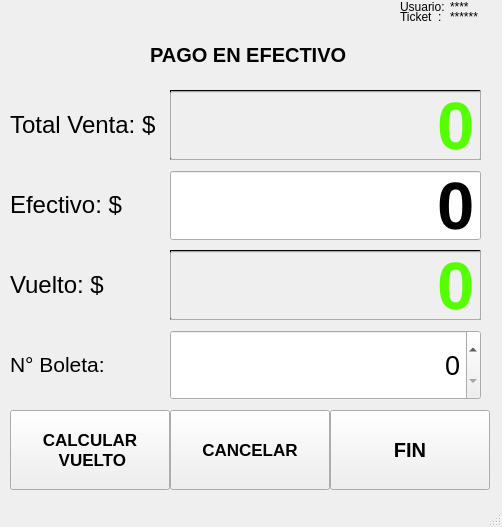
<?xml version="1.0" encoding="UTF-8"?>
<ui version="4.0">
 <class>pagoEfectivo</class>
 <widget class="QMainWindow" name="pagoEfectivo">
  <property name="windowModality">
   <enum>Qt::ApplicationModal</enum>
  </property>
  <property name="geometry">
   <rect>
    <x>0</x>
    <y>0</y>
    <width>502</width>
    <height>527</height>
   </rect>
  </property>
  <property name="maximumSize">
   <size>
    <width>502</width>
    <height>527</height>
   </size>
  </property>
  <property name="contextMenuPolicy">
   <enum>Qt::NoContextMenu</enum>
  </property>
  <property name="acceptDrops">
   <bool>false</bool>
  </property>
  <property name="windowTitle">
   <string>Pago en Efectivo</string>
  </property>
  <property name="toolButtonStyle">
   <enum>Qt::ToolButtonTextOnly</enum>
  </property>
  <widget class="QWidget" name="centralwidget">
   <widget class="QLabel" name="label">
    <property name="geometry">
     <rect>
      <x>10</x>
      <y>90</y>
      <width>150</width>
      <height>70</height>
     </rect>
    </property>
    <property name="text">
     <string>&lt;html&gt;&lt;head/&gt;&lt;body&gt;&lt;p&gt;&lt;span style=&quot; font-size:18pt;&quot;&gt;Total Venta: $&lt;/span&gt;&lt;/p&gt;&lt;/body&gt;&lt;/html&gt;</string>
    </property>
   </widget>
   <widget class="QLabel" name="label_2">
    <property name="geometry">
     <rect>
      <x>10</x>
      <y>170</y>
      <width>161</width>
      <height>70</height>
     </rect>
    </property>
    <property name="text">
     <string>&lt;html&gt;&lt;head/&gt;&lt;body&gt;&lt;p&gt;&lt;span style=&quot; font-size:18pt;&quot;&gt;Efectivo:      $&lt;/span&gt;&lt;/p&gt;&lt;/body&gt;&lt;/html&gt;</string>
    </property>
   </widget>
   <widget class="QPushButton" name="btnCancelar">
    <property name="geometry">
     <rect>
      <x>170</x>
      <y>410</y>
      <width>160</width>
      <height>80</height>
     </rect>
    </property>
    <property name="font">
     <font>
      <pointsize>13</pointsize>
      <weight>75</weight>
      <bold>true</bold>
     </font>
    </property>
    <property name="toolTip">
     <string>&lt;!DOCTYPE HTML PUBLIC &quot;-//W3C//DTD HTML 4.0//EN&quot; &quot;http://www.w3.org/TR/REC-html40/strict.dtd&quot;&gt;
&lt;html&gt;&lt;head&gt;&lt;meta name=&quot;qrichtext&quot; content=&quot;1&quot; /&gt;&lt;style type=&quot;text/css&quot;&gt;
p, li { white-space: pre-wrap; }
&lt;/style&gt;&lt;/head&gt;&lt;body style=&quot; font-family:'MS Shell Dlg 2'; font-size:13pt; font-weight:600; font-style:normal;&quot;&gt;
&lt;p align=&quot;center&quot; style=&quot; margin-top:12px; margin-bottom:12px; margin-left:0px; margin-right:0px; -qt-block-indent:0; text-indent:0px;&quot;&gt;Permite cancelar la venta y volver al POS&lt;/p&gt;&lt;/body&gt;&lt;/html&gt;</string>
    </property>
    <property name="text">
     <string>CANCELAR</string>
    </property>
    <property name="icon">
     <iconset>
      <normaloff>../icon/error.png</normaloff>../icon/error.png</iconset>
    </property>
    <property name="iconSize">
     <size>
      <width>50</width>
      <height>50</height>
     </size>
    </property>
   </widget>
   <widget class="QPushButton" name="btnAceptar">
    <property name="geometry">
     <rect>
      <x>10</x>
      <y>410</y>
      <width>160</width>
      <height>80</height>
     </rect>
    </property>
    <property name="font">
     <font>
      <family>MS Shell Dlg 2</family>
      <pointsize>13</pointsize>
      <weight>75</weight>
      <italic>false</italic>
      <bold>true</bold>
      <underline>false</underline>
      <strikeout>false</strikeout>
     </font>
    </property>
    <property name="toolTip">
     <string>&lt;!DOCTYPE HTML PUBLIC &quot;-//W3C//DTD HTML 4.0//EN&quot; &quot;http://www.w3.org/TR/REC-html40/strict.dtd&quot;&gt;
&lt;html&gt;&lt;head&gt;&lt;meta name=&quot;qrichtext&quot; content=&quot;1&quot; /&gt;&lt;style type=&quot;text/css&quot;&gt;
p, li { white-space: pre-wrap; }
&lt;/style&gt;&lt;/head&gt;&lt;body style=&quot; font-family:'MS Shell Dlg 2'; font-size:13pt; font-weight:600; font-style:normal;&quot;&gt;
&lt;p align=&quot;center&quot; style=&quot; margin-top:12px; margin-bottom:12px; margin-left:0px; margin-right:0px; -qt-block-indent:0; text-indent:0px;&quot;&gt;Calcula el vuelto que debe entregar a cliente&lt;/p&gt;&lt;/body&gt;&lt;/html&gt;</string>
    </property>
    <property name="whatsThis">
     <string>&lt;html&gt;&lt;head/&gt;&lt;body&gt;&lt;p&gt;&lt;br/&gt;&lt;/p&gt;&lt;/body&gt;&lt;/html&gt;</string>
    </property>
    <property name="layoutDirection">
     <enum>Qt::LeftToRight</enum>
    </property>
    <property name="inputMethodHints">
     <set>Qt::ImhHiddenText</set>
    </property>
    <property name="text">
     <string>CALCULAR 
 VUELTO</string>
    </property>
    <property name="icon">
     <iconset>
      <normaloff>../icon/next.png</normaloff>../icon/next.png</iconset>
    </property>
    <property name="iconSize">
     <size>
      <width>50</width>
      <height>50</height>
     </size>
    </property>
    <property name="autoDefault">
     <bool>false</bool>
    </property>
    <property name="default">
     <bool>false</bool>
    </property>
   </widget>
   <widget class="QLCDNumber" name="lcdVuelto">
    <property name="geometry">
     <rect>
      <x>170</x>
      <y>250</y>
      <width>311</width>
      <height>70</height>
     </rect>
    </property>
    <property name="palette">
     <palette>
      <active>
       <colorrole role="WindowText">
        <brush brushstyle="SolidPattern">
         <color alpha="255">
          <red>0</red>
          <green>255</green>
          <blue>0</blue>
         </color>
        </brush>
       </colorrole>
       <colorrole role="Light">
        <brush brushstyle="SolidPattern">
         <color alpha="255">
          <red>0</red>
          <green>0</green>
          <blue>0</blue>
         </color>
        </brush>
       </colorrole>
      </active>
      <inactive>
       <colorrole role="WindowText">
        <brush brushstyle="SolidPattern">
         <color alpha="255">
          <red>0</red>
          <green>255</green>
          <blue>0</blue>
         </color>
        </brush>
       </colorrole>
       <colorrole role="Light">
        <brush brushstyle="SolidPattern">
         <color alpha="255">
          <red>0</red>
          <green>0</green>
          <blue>0</blue>
         </color>
        </brush>
       </colorrole>
      </inactive>
      <disabled>
       <colorrole role="WindowText">
        <brush brushstyle="SolidPattern">
         <color alpha="255">
          <red>120</red>
          <green>120</green>
          <blue>120</blue>
         </color>
        </brush>
       </colorrole>
       <colorrole role="Light">
        <brush brushstyle="SolidPattern">
         <color alpha="255">
          <red>0</red>
          <green>0</green>
          <blue>0</blue>
         </color>
        </brush>
       </colorrole>
      </disabled>
     </palette>
    </property>
    <property name="font">
     <font>
      <pointsize>12</pointsize>
     </font>
    </property>
    <property name="frameShape">
     <enum>QFrame::Panel</enum>
    </property>
    <property name="digitCount">
     <number>6</number>
    </property>
    <property name="segmentStyle">
     <enum>QLCDNumber::Filled</enum>
    </property>
   </widget>
   <widget class="QPushButton" name="btnFin">
    <property name="enabled">
     <bool>true</bool>
    </property>
    <property name="geometry">
     <rect>
      <x>330</x>
      <y>410</y>
      <width>160</width>
      <height>80</height>
     </rect>
    </property>
    <property name="font">
     <font>
      <pointsize>15</pointsize>
      <weight>75</weight>
      <bold>true</bold>
     </font>
    </property>
    <property name="toolTip">
     <string>&lt;!DOCTYPE HTML PUBLIC &quot;-//W3C//DTD HTML 4.0//EN&quot; &quot;http://www.w3.org/TR/REC-html40/strict.dtd&quot;&gt;
&lt;html&gt;&lt;head&gt;&lt;meta name=&quot;qrichtext&quot; content=&quot;1&quot; /&gt;&lt;style type=&quot;text/css&quot;&gt;
p, li { white-space: pre-wrap; }
&lt;/style&gt;&lt;/head&gt;&lt;body style=&quot; font-family:'MS Shell Dlg 2'; font-size:15pt; font-weight:600; font-style:normal;&quot;&gt;
&lt;p align=&quot;center&quot; style=&quot; margin-top:12px; margin-bottom:12px; margin-left:0px; margin-right:0px; -qt-block-indent:0; text-indent:0px;&quot;&gt;Finaliza la venta e imprime voucher&lt;/p&gt;&lt;/body&gt;&lt;/html&gt;</string>
    </property>
    <property name="text">
     <string>FIN</string>
    </property>
    <property name="icon">
     <iconset>
      <normaloff>../icon/success.png</normaloff>../icon/success.png</iconset>
    </property>
    <property name="iconSize">
     <size>
      <width>50</width>
      <height>50</height>
     </size>
    </property>
   </widget>
   <widget class="QLabel" name="label_3">
    <property name="geometry">
     <rect>
      <x>10</x>
      <y>250</y>
      <width>161</width>
      <height>70</height>
     </rect>
    </property>
    <property name="text">
     <string>&lt;html&gt;&lt;head/&gt;&lt;body&gt;&lt;p&gt;&lt;span style=&quot; font-size:18pt;&quot;&gt;Vuelto:       $&lt;/span&gt;&lt;/p&gt;&lt;/body&gt;&lt;/html&gt;</string>
    </property>
   </widget>
   <widget class="QLCDNumber" name="lcdTotalVenta">
    <property name="geometry">
     <rect>
      <x>170</x>
      <y>90</y>
      <width>311</width>
      <height>70</height>
     </rect>
    </property>
    <property name="palette">
     <palette>
      <active>
       <colorrole role="WindowText">
        <brush brushstyle="SolidPattern">
         <color alpha="255">
          <red>0</red>
          <green>255</green>
          <blue>0</blue>
         </color>
        </brush>
       </colorrole>
       <colorrole role="Light">
        <brush brushstyle="SolidPattern">
         <color alpha="255">
          <red>0</red>
          <green>0</green>
          <blue>0</blue>
         </color>
        </brush>
       </colorrole>
      </active>
      <inactive>
       <colorrole role="WindowText">
        <brush brushstyle="SolidPattern">
         <color alpha="255">
          <red>0</red>
          <green>255</green>
          <blue>0</blue>
         </color>
        </brush>
       </colorrole>
       <colorrole role="Light">
        <brush brushstyle="SolidPattern">
         <color alpha="255">
          <red>0</red>
          <green>0</green>
          <blue>0</blue>
         </color>
        </brush>
       </colorrole>
      </inactive>
      <disabled>
       <colorrole role="WindowText">
        <brush brushstyle="SolidPattern">
         <color alpha="255">
          <red>120</red>
          <green>120</green>
          <blue>120</blue>
         </color>
        </brush>
       </colorrole>
       <colorrole role="Light">
        <brush brushstyle="SolidPattern">
         <color alpha="255">
          <red>0</red>
          <green>0</green>
          <blue>0</blue>
         </color>
        </brush>
       </colorrole>
      </disabled>
     </palette>
    </property>
    <property name="font">
     <font>
      <pointsize>12</pointsize>
     </font>
    </property>
    <property name="frameShape">
     <enum>QFrame::Panel</enum>
    </property>
    <property name="frameShadow">
     <enum>QFrame::Raised</enum>
    </property>
    <property name="smallDecimalPoint">
     <bool>false</bool>
    </property>
    <property name="digitCount">
     <number>6</number>
    </property>
    <property name="segmentStyle">
     <enum>QLCDNumber::Filled</enum>
    </property>
    <property name="intValue" stdset="0">
     <number>0</number>
    </property>
   </widget>
   <widget class="QLabel" name="label_4">
    <property name="geometry">
     <rect>
      <x>10</x>
      <y>330</y>
      <width>150</width>
      <height>70</height>
     </rect>
    </property>
    <property name="text">
     <string>&lt;html&gt;&lt;head/&gt;&lt;body&gt;&lt;p&gt;&lt;span style=&quot; font-size:16pt;&quot;&gt;N° Boleta:&lt;/span&gt;&lt;/p&gt;&lt;/body&gt;&lt;/html&gt;</string>
    </property>
   </widget>
   <widget class="QLabel" name="label_5">
    <property name="geometry">
     <rect>
      <x>150</x>
      <y>30</y>
      <width>221</width>
      <height>51</height>
     </rect>
    </property>
    <property name="font">
     <font>
      <pointsize>15</pointsize>
      <weight>75</weight>
      <italic>false</italic>
      <bold>true</bold>
     </font>
    </property>
    <property name="text">
     <string>&lt;html&gt;&lt;head/&gt;&lt;body&gt;&lt;p&gt;PAGO EN EFECTIVO&lt;/p&gt;&lt;/body&gt;&lt;/html&gt;</string>
    </property>
   </widget>
   <widget class="QSpinBox" name="txtNboleta">
    <property name="geometry">
     <rect>
      <x>170</x>
      <y>330</y>
      <width>311</width>
      <height>70</height>
     </rect>
    </property>
    <property name="font">
     <font>
      <pointsize>20</pointsize>
     </font>
    </property>
    <property name="wrapping">
     <bool>false</bool>
    </property>
    <property name="alignment">
     <set>Qt::AlignRight|Qt::AlignTrailing|Qt::AlignVCenter</set>
    </property>
    <property name="readOnly">
     <bool>false</bool>
    </property>
    <property name="buttonSymbols">
     <enum>QAbstractSpinBox::UpDownArrows</enum>
    </property>
    <property name="accelerated">
     <bool>true</bool>
    </property>
    <property name="showGroupSeparator" stdset="0">
     <bool>false</bool>
    </property>
    <property name="minimum">
     <number>0</number>
    </property>
    <property name="maximum">
     <number>1000000</number>
    </property>
   </widget>
   <widget class="QSpinBox" name="txtPagaCon2">
    <property name="geometry">
     <rect>
      <x>170</x>
      <y>170</y>
      <width>311</width>
      <height>70</height>
     </rect>
    </property>
    <property name="font">
     <font>
      <pointsize>20</pointsize>
     </font>
    </property>
    <property name="alignment">
     <set>Qt::AlignRight|Qt::AlignTrailing|Qt::AlignVCenter</set>
    </property>
    <property name="buttonSymbols">
     <enum>QAbstractSpinBox::NoButtons</enum>
    </property>
    <property name="showGroupSeparator" stdset="0">
     <bool>false</bool>
    </property>
    <property name="maximum">
     <number>1000000</number>
    </property>
   </widget>
   <widget class="QLabel" name="lblIdUsuario">
    <property name="geometry">
     <rect>
      <x>450</x>
      <y>0</y>
      <width>47</width>
      <height>14</height>
     </rect>
    </property>
    <property name="text">
     <string>****</string>
    </property>
   </widget>
   <widget class="QLabel" name="label_6">
    <property name="geometry">
     <rect>
      <x>240</x>
      <y>10</y>
      <width>47</width>
      <height>14</height>
     </rect>
    </property>
    <property name="text">
     <string/>
    </property>
   </widget>
   <widget class="QLabel" name="lblidVenta">
    <property name="geometry">
     <rect>
      <x>450</x>
      <y>10</y>
      <width>47</width>
      <height>14</height>
     </rect>
    </property>
    <property name="text">
     <string>******</string>
    </property>
   </widget>
   <widget class="QLabel" name="Usuario">
    <property name="geometry">
     <rect>
      <x>400</x>
      <y>0</y>
      <width>47</width>
      <height>14</height>
     </rect>
    </property>
    <property name="text">
     <string>Usuario:</string>
    </property>
   </widget>
   <widget class="QLabel" name="tk">
    <property name="geometry">
     <rect>
      <x>400</x>
      <y>10</y>
      <width>47</width>
      <height>14</height>
     </rect>
    </property>
    <property name="text">
     <string>Ticket  :</string>
    </property>
   </widget>
   <widget class="QTreeWidget" name="treeWidgetVentas">
    <property name="geometry">
     <rect>
      <x>210</x>
      <y>420</y>
      <width>91</width>
      <height>51</height>
     </rect>
    </property>
    <column>
     <property name="text">
      <string notr="true">1</string>
     </property>
    </column>
   </widget>
   <widget class="QSpinBox" name="displayTotalVenta">
    <property name="enabled">
     <bool>false</bool>
    </property>
    <property name="geometry">
     <rect>
      <x>170</x>
      <y>90</y>
      <width>311</width>
      <height>71</height>
     </rect>
    </property>
    <property name="palette">
     <palette>
      <active>
       <colorrole role="Text">
        <brush brushstyle="SolidPattern">
         <color alpha="255">
          <red>0</red>
          <green>0</green>
          <blue>0</blue>
         </color>
        </brush>
       </colorrole>
       <colorrole role="BrightText">
        <brush brushstyle="SolidPattern">
         <color alpha="255">
          <red>255</red>
          <green>255</green>
          <blue>255</blue>
         </color>
        </brush>
       </colorrole>
      </active>
      <inactive>
       <colorrole role="Text">
        <brush brushstyle="SolidPattern">
         <color alpha="255">
          <red>0</red>
          <green>0</green>
          <blue>0</blue>
         </color>
        </brush>
       </colorrole>
       <colorrole role="BrightText">
        <brush brushstyle="SolidPattern">
         <color alpha="255">
          <red>255</red>
          <green>255</green>
          <blue>255</blue>
         </color>
        </brush>
       </colorrole>
      </inactive>
      <disabled>
       <colorrole role="Text">
        <brush brushstyle="SolidPattern">
         <color alpha="255">
          <red>85</red>
          <green>255</green>
          <blue>0</blue>
         </color>
        </brush>
       </colorrole>
       <colorrole role="BrightText">
        <brush brushstyle="SolidPattern">
         <color alpha="255">
          <red>0</red>
          <green>0</green>
          <blue>0</blue>
         </color>
        </brush>
       </colorrole>
      </disabled>
     </palette>
    </property>
    <property name="font">
     <font>
      <pointsize>50</pointsize>
      <weight>75</weight>
      <italic>false</italic>
      <bold>true</bold>
      <underline>false</underline>
      <strikeout>false</strikeout>
      <kerning>false</kerning>
     </font>
    </property>
    <property name="layoutDirection">
     <enum>Qt::RightToLeft</enum>
    </property>
    <property name="styleSheet">
     <string notr="true">self.displayNumber.setStyleSheet(&quot;background-color: rgb(0, 255, 0)&quot;)
</string>
    </property>
    <property name="alignment">
     <set>Qt::AlignRight|Qt::AlignTrailing|Qt::AlignVCenter</set>
    </property>
    <property name="readOnly">
     <bool>true</bool>
    </property>
    <property name="buttonSymbols">
     <enum>QAbstractSpinBox::NoButtons</enum>
    </property>
    <property name="correctionMode">
     <enum>QAbstractSpinBox::CorrectToPreviousValue</enum>
    </property>
    <property name="showGroupSeparator" stdset="0">
     <bool>true</bool>
    </property>
    <property name="suffix">
     <string/>
    </property>
    <property name="prefix">
     <string extracomment="$"/>
    </property>
    <property name="maximum">
     <number>1000000</number>
    </property>
    <property name="singleStep">
     <number>0</number>
    </property>
    <property name="value">
     <number>0</number>
    </property>
   </widget>
   <widget class="QSpinBox" name="displayVuelto">
    <property name="enabled">
     <bool>false</bool>
    </property>
    <property name="geometry">
     <rect>
      <x>170</x>
      <y>250</y>
      <width>311</width>
      <height>71</height>
     </rect>
    </property>
    <property name="palette">
     <palette>
      <active>
       <colorrole role="Text">
        <brush brushstyle="SolidPattern">
         <color alpha="255">
          <red>0</red>
          <green>0</green>
          <blue>0</blue>
         </color>
        </brush>
       </colorrole>
       <colorrole role="BrightText">
        <brush brushstyle="SolidPattern">
         <color alpha="255">
          <red>255</red>
          <green>255</green>
          <blue>255</blue>
         </color>
        </brush>
       </colorrole>
      </active>
      <inactive>
       <colorrole role="Text">
        <brush brushstyle="SolidPattern">
         <color alpha="255">
          <red>0</red>
          <green>0</green>
          <blue>0</blue>
         </color>
        </brush>
       </colorrole>
       <colorrole role="BrightText">
        <brush brushstyle="SolidPattern">
         <color alpha="255">
          <red>255</red>
          <green>255</green>
          <blue>255</blue>
         </color>
        </brush>
       </colorrole>
      </inactive>
      <disabled>
       <colorrole role="Text">
        <brush brushstyle="SolidPattern">
         <color alpha="255">
          <red>85</red>
          <green>255</green>
          <blue>0</blue>
         </color>
        </brush>
       </colorrole>
       <colorrole role="BrightText">
        <brush brushstyle="SolidPattern">
         <color alpha="255">
          <red>0</red>
          <green>0</green>
          <blue>0</blue>
         </color>
        </brush>
       </colorrole>
      </disabled>
     </palette>
    </property>
    <property name="font">
     <font>
      <pointsize>50</pointsize>
      <weight>75</weight>
      <italic>false</italic>
      <bold>true</bold>
      <underline>false</underline>
      <strikeout>false</strikeout>
      <kerning>false</kerning>
     </font>
    </property>
    <property name="layoutDirection">
     <enum>Qt::RightToLeft</enum>
    </property>
    <property name="styleSheet">
     <string notr="true">self.displayNumber.setStyleSheet(&quot;background-color: rgb(0, 255, 0)&quot;)
</string>
    </property>
    <property name="alignment">
     <set>Qt::AlignRight|Qt::AlignTrailing|Qt::AlignVCenter</set>
    </property>
    <property name="readOnly">
     <bool>true</bool>
    </property>
    <property name="buttonSymbols">
     <enum>QAbstractSpinBox::NoButtons</enum>
    </property>
    <property name="correctionMode">
     <enum>QAbstractSpinBox::CorrectToPreviousValue</enum>
    </property>
    <property name="showGroupSeparator" stdset="0">
     <bool>true</bool>
    </property>
    <property name="suffix">
     <string/>
    </property>
    <property name="prefix">
     <string extracomment="$"/>
    </property>
    <property name="maximum">
     <number>1000000</number>
    </property>
    <property name="singleStep">
     <number>0</number>
    </property>
    <property name="value">
     <number>0</number>
    </property>
   </widget>
   <widget class="QSpinBox" name="txtPagaCon">
    <property name="enabled">
     <bool>true</bool>
    </property>
    <property name="geometry">
     <rect>
      <x>170</x>
      <y>170</y>
      <width>311</width>
      <height>71</height>
     </rect>
    </property>
    <property name="palette">
     <palette>
      <active>
       <colorrole role="Text">
        <brush brushstyle="SolidPattern">
         <color alpha="255">
          <red>85</red>
          <green>255</green>
          <blue>0</blue>
         </color>
        </brush>
       </colorrole>
       <colorrole role="BrightText">
        <brush brushstyle="SolidPattern">
         <color alpha="255">
          <red>255</red>
          <green>255</green>
          <blue>255</blue>
         </color>
        </brush>
       </colorrole>
      </active>
      <inactive>
       <colorrole role="Text">
        <brush brushstyle="SolidPattern">
         <color alpha="255">
          <red>0</red>
          <green>0</green>
          <blue>0</blue>
         </color>
        </brush>
       </colorrole>
       <colorrole role="BrightText">
        <brush brushstyle="SolidPattern">
         <color alpha="255">
          <red>255</red>
          <green>255</green>
          <blue>255</blue>
         </color>
        </brush>
       </colorrole>
      </inactive>
      <disabled>
       <colorrole role="Text">
        <brush brushstyle="SolidPattern">
         <color alpha="255">
          <red>85</red>
          <green>255</green>
          <blue>0</blue>
         </color>
        </brush>
       </colorrole>
       <colorrole role="BrightText">
        <brush brushstyle="SolidPattern">
         <color alpha="255">
          <red>0</red>
          <green>0</green>
          <blue>0</blue>
         </color>
        </brush>
       </colorrole>
      </disabled>
     </palette>
    </property>
    <property name="font">
     <font>
      <pointsize>50</pointsize>
      <weight>75</weight>
      <italic>false</italic>
      <bold>true</bold>
      <underline>false</underline>
      <strikeout>false</strikeout>
      <kerning>false</kerning>
     </font>
    </property>
    <property name="layoutDirection">
     <enum>Qt::RightToLeft</enum>
    </property>
    <property name="styleSheet">
     <string notr="true">self.displayNumber.setStyleSheet(&quot;background-color: rgb(0, 255, 0)&quot;)
</string>
    </property>
    <property name="alignment">
     <set>Qt::AlignRight|Qt::AlignTrailing|Qt::AlignVCenter</set>
    </property>
    <property name="buttonSymbols">
     <enum>QAbstractSpinBox::NoButtons</enum>
    </property>
    <property name="correctionMode">
     <enum>QAbstractSpinBox::CorrectToPreviousValue</enum>
    </property>
    <property name="showGroupSeparator" stdset="0">
     <bool>true</bool>
    </property>
    <property name="suffix">
     <string notr="true" extracomment="$"/>
    </property>
    <property name="prefix">
     <string notr="true" extracomment="$"/>
    </property>
    <property name="maximum">
     <number>1000000</number>
    </property>
    <property name="singleStep">
     <number>0</number>
    </property>
    <property name="value">
     <number>0</number>
    </property>
   </widget>
   <zorder>treeWidgetVentas</zorder>
   <zorder>label</zorder>
   <zorder>label_2</zorder>
   <zorder>btnCancelar</zorder>
   <zorder>btnAceptar</zorder>
   <zorder>lcdVuelto</zorder>
   <zorder>btnFin</zorder>
   <zorder>label_3</zorder>
   <zorder>lcdTotalVenta</zorder>
   <zorder>label_4</zorder>
   <zorder>label_5</zorder>
   <zorder>txtNboleta</zorder>
   <zorder>txtPagaCon2</zorder>
   <zorder>lblIdUsuario</zorder>
   <zorder>label_6</zorder>
   <zorder>lblidVenta</zorder>
   <zorder>Usuario</zorder>
   <zorder>tk</zorder>
   <zorder>displayTotalVenta</zorder>
   <zorder>displayVuelto</zorder>
   <zorder>txtPagaCon</zorder>
  </widget>
  <widget class="QStatusBar" name="statusbar"/>
 </widget>
 <resources/>
 <connections/>
</ui>
